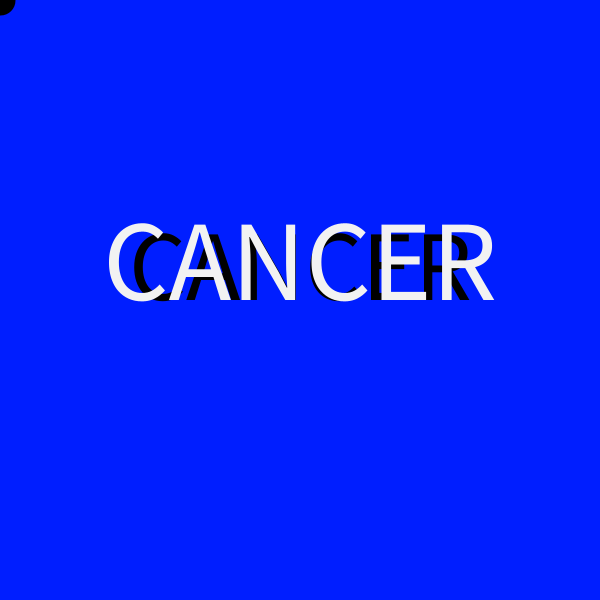
Frame 1 (no input)
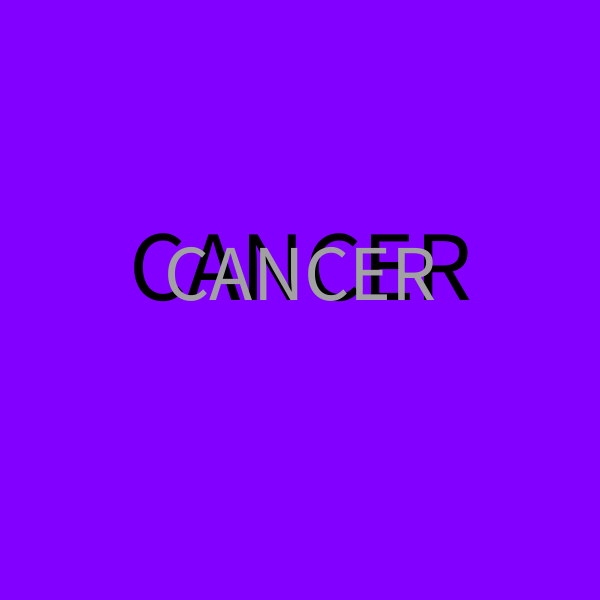
Frame 60 (the mouse pressed at the canvas centre just before this capture)
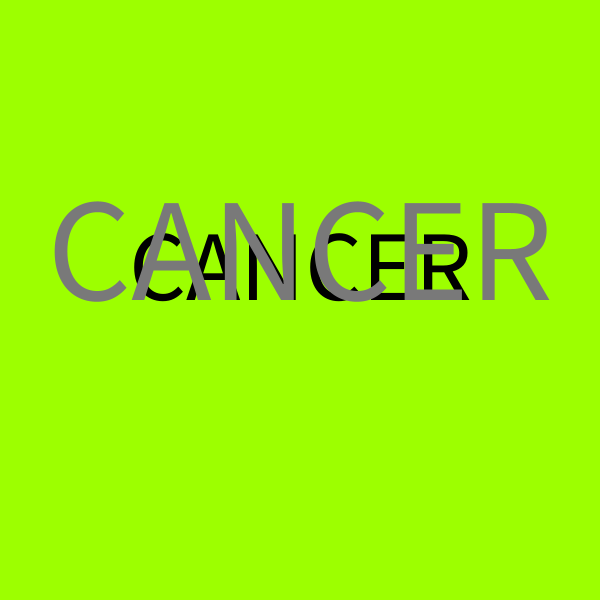
Frame 120 (the mouse held since frame 60 and released just before this capture)

The Processing sketch that drew these frames (run headless with seeded random() and noise(); from frame 60 on, the mouse is pressed at the canvas centre):

// Processing sketch: cure_to_cancer
// ── cure_to_cancer.pde
void settings() {
  size(600, 600);
}
float h = 0;
float x = 500;
float y = 500;
void setup() {
  frameRate(30);
}
boolean timer = true;
void draw() {
  colorMode(HSB, 255, 99, 99);
  background(random(0, 255), 99, 99);
  textAlign(CENTER);
  textSize(100);
  fill(0);
  text("CANCER", 300, 300);
  if (timer) {
    strokeWeight(50);
    fill(255, 0, 0);
    stroke(255, 0, 0);
    ellipse(300, 300, x%500, y%500);

    strokeWeight(30);
    stroke(255, 0, 0);
    line(x%50, -y%500,-y%500, -x%50);
  }
  textAlign(CENTER);
  textSize(random(50, 300));
  fill(random(0, 255));
  text("CANCER", 300, 300);
  timer = !timer;
  h+=10;
  y-=30;
  x+=50;
  
}
